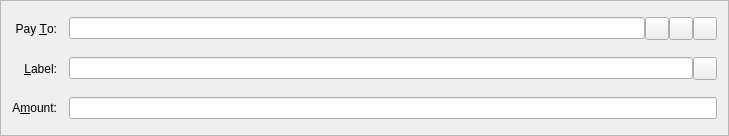
<?xml version="1.0" encoding="UTF-8"?>
<ui version="4.0">
 <class>SendCoinsEntry</class>
 <widget class="QFrame" name="SendCoinsEntry">
  <property name="geometry">
   <rect>
    <x>0</x>
    <y>0</y>
    <width>729</width>
    <height>136</height>
   </rect>
  </property>
  <property name="windowTitle">
   <string>Form</string>
  </property>
  <property name="frameShape">
   <enum>QFrame::StyledPanel</enum>
  </property>
  <property name="frameShadow">
   <enum>QFrame::Sunken</enum>
  </property>

  <layout class="QGridLayout" name="gridLayout">

   <property name="spacing">
    <number>12</number>
   </property>

   <item row="5" column="0">
    <widget class="QLabel" name="label">
     <property name="text">
      <string>A&amp;mount:</string>
     </property>
     <property name="alignment">
      <set>Qt::AlignRight|Qt::AlignTrailing|Qt::AlignVCenter</set>
     </property>
     <property name="buddy">
      <cstring>payAmount</cstring>
     </property>
    </widget>
   </item>

   <item row="3" column="0">
    <widget class="QLabel" name="label_2">
     <property name="text">
      <string>Pay &amp;To:</string>
     </property>
     <property name="alignment">
      <set>Qt::AlignRight|Qt::AlignTrailing|Qt::AlignVCenter</set>
     </property>
     <property name="buddy">
      <cstring>payTo</cstring>
     </property>
    </widget>
   </item>

   <item row="5" column="1">
    <widget class="BitcoinAmountField" name="payAmount"/>
   </item>

   <item row="4" column="0">
    <widget class="QLabel" name="label_4">
     <property name="text">
      <string>&amp;Label:</string>
     </property>
     <property name="alignment">
      <set>Qt::AlignRight|Qt::AlignTrailing|Qt::AlignVCenter</set>
     </property>
     <property name="buddy">
      <cstring>addAsLabel</cstring>
     </property>
    </widget>
   </item>

   <item row="3" column="1">

    <layout class="QHBoxLayout" name="payToLayout">
     <property name="spacing">
      <number>0</number>
     </property>

     <item>
      <widget class="QValidatedLineEdit" name="payTo">
       <property name="toolTip">
        <string>The address to send the payment to (e.g. 1NS17iag9jJgTHD1VXjvLCEnZuQ3rJDE9L)</string>
       </property>
       <property name="maxLength">
        <number>34</number>
       </property>
      </widget>
     </item>

     <item>
      <widget class="QToolButton" name="addressBookButton">
       <property name="toolTip">
        <string>Choose address from address book</string>
       </property>
       <property name="text">
        <string/>
       </property>
       <property name="icon">
        <iconset resource="../bitcoin.qrc">
         <normaloff>:/icons/address-book</normaloff>:/icons/address-book</iconset>
       </property>
       <property name="shortcut">
        <string>Alt+A</string>
       </property>
      </widget>
     </item>

     <item>
      <widget class="QToolButton" name="pasteButton">
       <property name="toolTip">
        <string>Paste address from clipboard</string>
       </property>
       <property name="text">
        <string/>
       </property>
       <property name="icon">
        <iconset resource="../bitcoin.qrc">
         <normaloff>:/icons/editpaste</normaloff>:/icons/editpaste</iconset>
       </property>
       <property name="shortcut">
        <string>Alt+P</string>
       </property>
      </widget>
     </item>

     <item>
      <widget class="QToolButton" name="deleteButton">
       <property name="toolTip">
        <string>Remove this recipient</string>
       </property>
       <property name="text">
        <string/>
       </property>
       <property name="icon">
        <iconset resource="../bitcoin.qrc">
         <normaloff>:/icons/remove</normaloff>:/icons/remove</iconset>
       </property>
      </widget>
     </item>


    </layout>
   </item>

   <item row="4" column="1">


    <layout class="QHBoxLayout" name="labelLayout">
     <property name="spacing">
      <number>0</number>
     </property>

    <item>
    <widget class="QValidatedLineEdit" name="addAsLabel">
     <property name="toolTip">
      <string>Enter a label for this address to add it to your address book or enter a username to lookup the coin address</string>
     </property>
    </widget>
    </item>

     <item> 
      <widget class="QToolButton" name="lookupUserButton">
       <property name="toolTip">
        <string>Lookup user coin address; enter username in the Label field</string>
       </property>
       <property name="text">
        <string/>
       </property>
       <property name="icon">
        <iconset resource="../bitcoin.qrc">
         <normaloff>:/icons/lookupuser</normaloff>:/icons/lookupuser</iconset>
       </property>
       <property name="shortcut">
        <string>Alt+A</string>
       </property>
      </widget>
     </item>

    </layout>

   </item>

  </layout>

 </widget>
 <customwidgets>
  <customwidget>
   <class>BitcoinAmountField</class>
   <extends>QLineEdit</extends>
   <header>bitcoinamountfield.h</header>
   <container>1</container>
  </customwidget>
  <customwidget>
   <class>QValidatedLineEdit</class>
   <extends>QLineEdit</extends>
   <header>qvalidatedlineedit.h</header>
  </customwidget>
 </customwidgets>
 <resources>
  <include location="../bitcoin.qrc"/>
 </resources>
 <connections/>
</ui>
